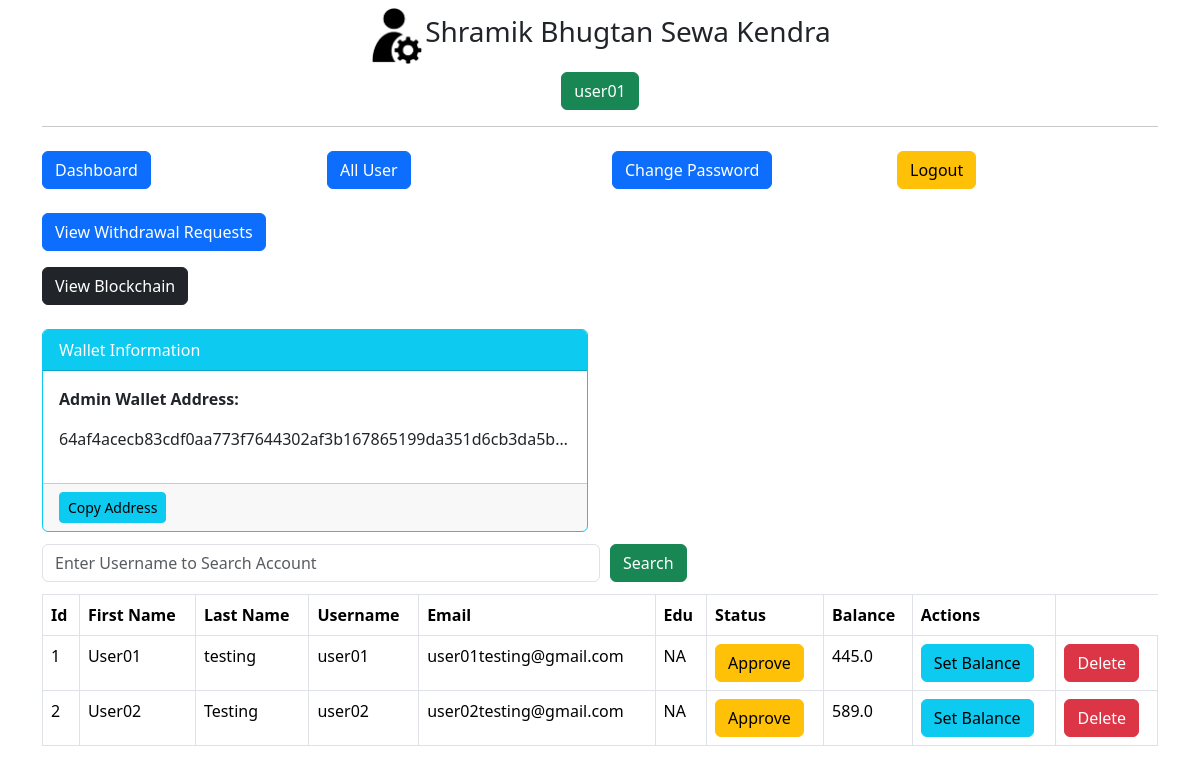
The app's page /admin/get-all-user (signed in), older data.
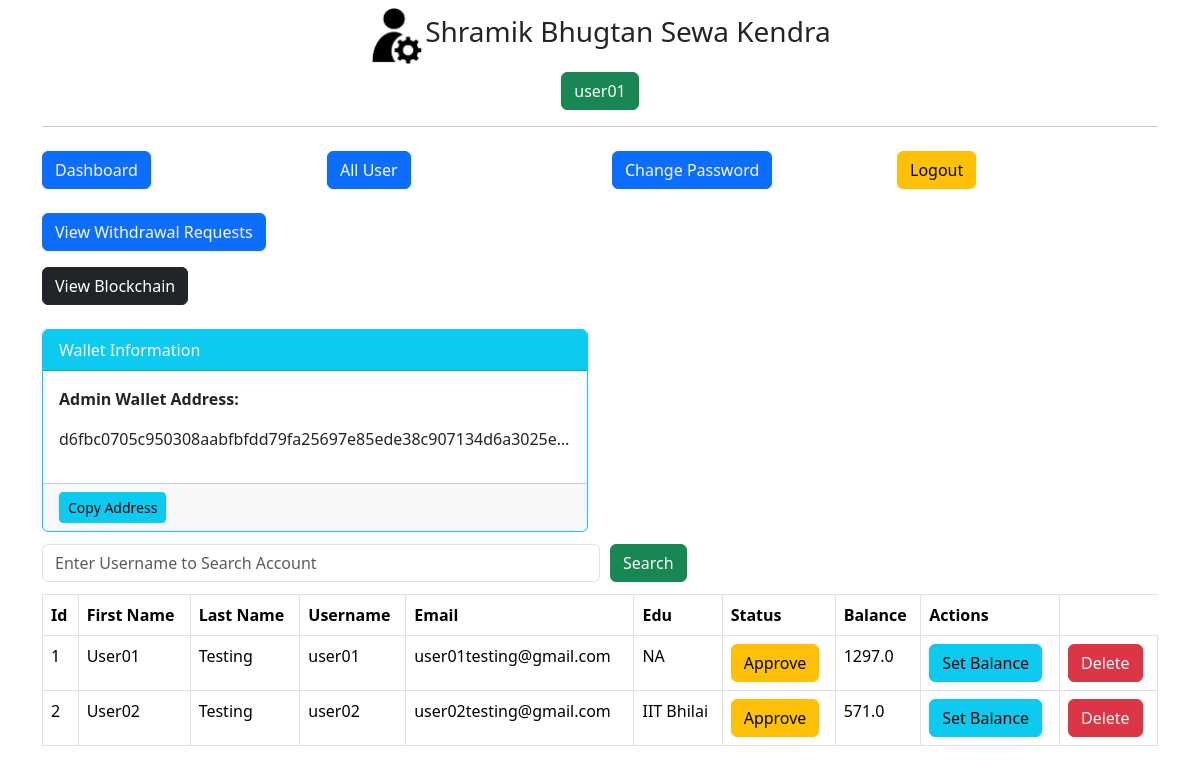
The same page, newer data.
### main.py (models this page shows, shortened)
class Admin(db.Model):
    id = db.Column(db.Integer, primary_key=True)
    username = db.Column(db.String(255), nullable=False)
    password = db.Column(db.String(255), nullable=False)
    wallet_address = db.Column(db.String(255), unique=True, nullable=False)  # New column

class User(db.Model):
    id = db.Column(db.Integer, primary_key=True)
    fname = db.Column(db.String(255), nullable=False)
    lname = db.Column(db.String(255), nullable=False)
    email = db.Column(db.String(255), nullable=False)
    username = db.Column(db.String(255), nullable=False)
    edu = db.Column(db.String(255), nullable=False)
    password = db.Column(db.String(255), nullable=False)
    status = db.Column(db.Integer, default=0, nullable=False)
    balance = db.Column(db.Float, default=0.0, nullable=False)
    wallet_address = db.Column(db.String(255), unique=True, nullable=False)  # New column

### main.py (the view)
@app.route('/admin/get-all-user', methods=["POST", "GET"])
def adminGetAllUser():
    if not session.get('admin_id'):
        return redirect('/admin/')
    admin = Admin.query.get_or_404(session['admin_id'])
    if request.method == "POST":
        search = request.form.get('search')
        users = User.query.filter(User.username.like('%' + search + '%')).all()
        return render_template('admin/all-user.html', title='Approve User', users=users, admin=admin)
    else:
        users = User.query.all()
        users_with_balance = []  # List to store user details along with balance
        for user in users:
            user_data = {
                'id': user.id,
                'fname': user.fname,
                'lname': user.lname,
                'email': user.email,
                'username': user.username,
                'edu': user.edu,
                'status': "Approved" if user.status == 1 else "Not Approved",
                'balance': user.balance  # Fetch the balance of each user
            }
            users_with_balance.append(user_data)
        return render_template('admin/all-user.html', title='Approve User', users=users_with_balance, admin=admin)

### templates/admin/all-user.html (shortened to what this page needs)
{% extends "admin/layout.html"%}
{% block content %}
<div class="container">
    {% include 'admin/navbar.html' %}
    <div class="my-2">
        <form action="" method="POST" style="width:100%">
            <div class="d-flex align-items-center">
                <input type="text" name="search" id="search" placeholder="Enter Username to Search Account" class="form-control my-1 w-50">
                <button type="submit" class="btn btn-success" style="margin-left:10px;">Search</button>
            </div>
        </form>
    </div>
    <div class="my-2">
        <div class="table-responsive">
            <table class="table table-bordered">
                <thead>
                    <tr>
                        <th>Id</th>
                        <th>First Name</th>
                        <th>Last Name</th>
                        <th>Username</th>
                        <th>Email</th>
                        <th>Edu</th>
                        <th>Status</th>
                        <th>Balance</th>
                        <th>Actions</th>
                    </tr>
                </thead>
                <tbody>
                    {% for user in users %}
                    <tr>
                        <td>{{ user.id }}</td>
                        <td>{{ user.fname }}</td>
                        <td>{{ user.lname }}</td>
                        <td>{{ user.username }}</td>
                        <td>{{ user.email }}</td>
                        <td>{{ user.edu }}</td>
                        <td id="status-{{ user.id }}">
                            {% if user.status == 1 %}
                                Approved
                            {% else %}
                                <button id="approve-btn-{{ user.id }}" class="btn btn-warning" onclick="approveUser({{ user.id }})">Approve</button>
                            {% endif %}
                        </td>
                        <td>
                            {{ user.balance }}
                        </td>
                        <td>
                            <a href="{{ url_for('set_user_balance', user_id=user.id) }}" class="btn btn-info">Set Balance</a>
                        </td>
                        <td>
                            <form action="{{ url_for('delete_user', user_id=user.id) }}" method="POST" style="display: inline-block;">
                                <button type="submit" class="btn btn-danger" onclick="return confirm('Are you sure you want to delete this account?');">Delete</button>
                            </form>
                        </td>
                    </tr>
                    {% endfor %}
                </tbody>
            </table>
        </div>
    </div>
</div>
{% endblock content %}

### templates/admin/navbar.html (shortened to what this page needs)
<div class="row d-flex justify-content-center">
    <div class="col-lg-3 col-md-6 my-2">
        <a href="/admin/dashboard" class="btn btn-primary btn-block">Dashboard</a>
    </div>
    <div class="col-lg-3 col-md-6 my-2">
        <a href="/admin/get-all-user" class="btn btn-primary btn-block">All User</a>
    </div>
    <div class="col-lg-3 col-md-6 my-2">
        <a href="/admin/change-admin-password" class="btn btn-primary btn-block">Change Password</a>
    </div>
    <div class="col-lg-3 col-md-6 my-2">
        <a href="/admin/logout" class="btn btn-warning btn-block">Logout</a>
    </div>
</div>
<div class="my-3">
    <a href="{{ url_for('admin_withdrawal_requests') }}" class="btn btn-primary">View Withdrawal Requests</a>
</div>
<div class="my-3">
    <a href="/blockchain" class="btn btn-dark">View Blockchain</a>
</div>
<div class="row d-flex justify-content-left mt-4">
    <div class="col-12 col-md-8 col-lg-6">
        <div class="card border-info">
            <div class="card-header bg-info text-white">
                Wallet Information
            </div>
            <div class="card-body">
                <p class="card-text"><strong>Admin Wallet Address:</strong></p>
                <p class="text-center font-weight-bold overflow-hidden text-truncate">{{ admin.wallet_address }}</p>
            </div>
            <div class="card-footer">
                <button class="btn btn-info btn-sm copy-btn" onclick="copyToClipboard('{{ admin.wallet_address }}')">Copy Address</button>
            </div>
        </div>
    </div>
</div>

Row changes from the older to the newer data that the page shows:
changed Admin: wallet_address "64af4acecb83cdf0aa773f7644302af3b167865199da351d6cb3da5b…" → "d6fbc0705c950308aabfbfdd79fa25697e85ede38c907134d6a3025e…"
changed User "User01": lname "testing" → "Testing"; balance "445.0" → "1297.0"
changed User "User02": edu "NA" → "IIT Bhilai"; balance "589.0" → "571.0"
